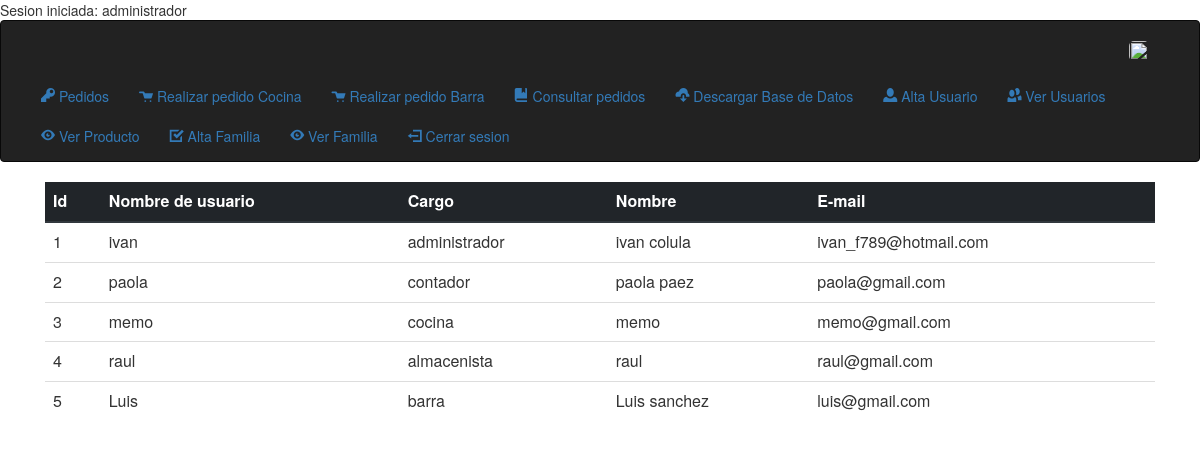
/?controller=usuario&action=index (signed in), run on an earlier commit of the app's database.
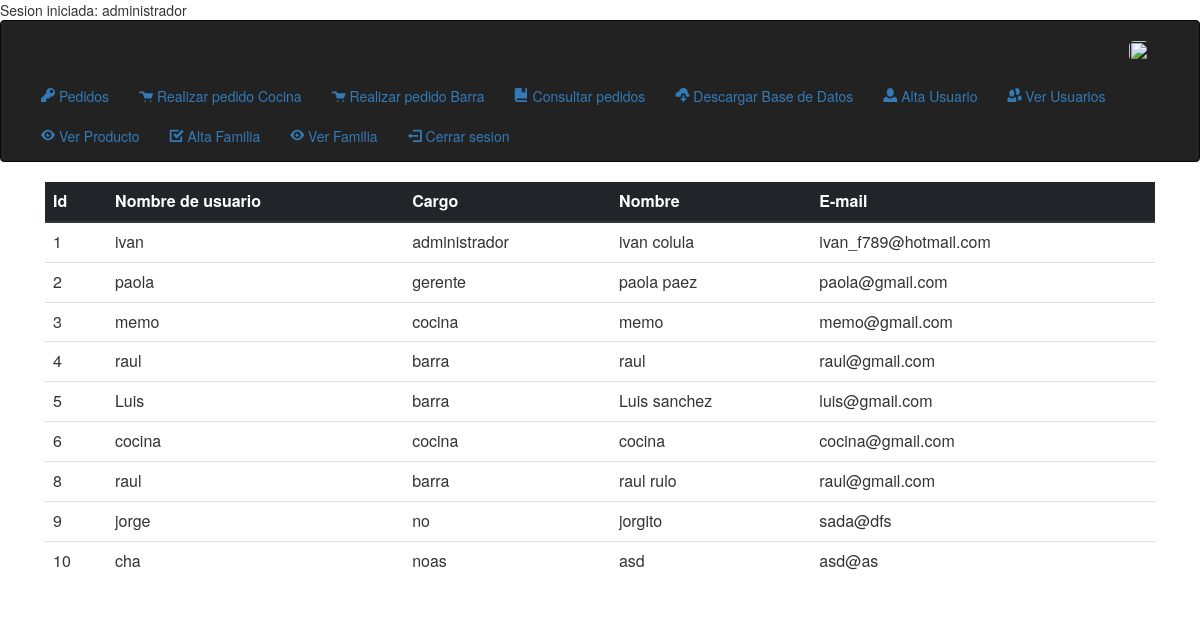
And on a later commit of the database.
### tables this page shows
CREATE TABLE `usuario` (
  `id_user` int(10) NOT NULL,
  `username` varchar(30) NOT NULL,
  `password` varchar(25) NOT NULL,
  `cargo` varchar(30) NOT NULL,
  `nombre` varchar(30) NOT NULL,
  `email` varchar(50) NOT NULL
);

### index.php (called while the page is built, shortened)
<?php
	if (isset($_GET['controller'])&&isset($_GET['action'])) {
		$controller=$_GET['controller'];
		$action=$_GET['action'];
	} else {
		$controller='usuario';
		$action='error';
	}
	require_once('Views/layout.php');
?>

### Controllers/usuario_controller.php (called while the page is built, shortened)
		<?php
	class UsuarioController
	{
		public function index(){
			$usuarios=Usuario::all();
			require_once('Views/Usuario/index.php');
		}
	}
?>

### Models/usuario.php (called while the page is built, shortened)
<?php
class Usuario
{
	function __construct($id_user, $username, $password, $cargo, $nombre, $email){
		$this->id_user=$id_user;
		$this->username=$username;
		$this->cargo=$cargo;
		$this->nombre=$nombre;
		$this->email=$email;
	}
	public static function all(){
		$listaUsuarios =[];
		$db=Db::getConnect();
		$sql=$db->query('SELECT * FROM usuario');
		foreach ($sql->fetchAll() as $usuario) {
			$listaUsuarios[]= new Usuario($usuario['id_user'],$usuario['username'], $usuario['password'],
										$usuario['cargo'],$usuario['nombre'],$usuario['email']);
		}
		return $listaUsuarios;
	}
}
?>

### Views/Usuario/index.php (the view)
<?php
	if(isset($_SESSION["id_sesion"])){
		if($_SESSION["id_sesion"]=="administrador"){
?>
		<section>
			<div class="container">
				<div class="table-responsive">
					<table class="table" >
						<thead class="thead-dark">
							<tr>
								<th>Id</th>
								<th>Nombre de usuario</th>
								<th>Cargo</th>
								<th>Nombre</th>
								<th>E-mail</th>
							</tr>
						</thead>
						<tbody>
						<?php
						foreach ($usuarios as $usuario) { ?>
								<tr>
									<td><?php echo $usuario->id_user; ?></td>
									<td><?php echo $usuario->username; ?></td>
									<td><?php echo $usuario->cargo;?></td>
									<td><?php echo $usuario->nombre;?></td>
									<td><?php echo $usuario->email;?></td>
								</tr>
						<?php } ?>
						</tbody>
					</table>
				</div>
			</div>
		</section>
<?php
	}else{
		header('Location: Views/sesion/no_sesion.php');
	}
}
?>

### Views/layout.php (shortened to what this page needs)
<?php
	if(isset($_SESSION["id_sesion"])){
		echo ('Sesion iniciada: '.$_SESSION["id_sesion"]);
?>
<!DOCTYPE html>
<html>
<head>
  	<link rel="stylesheet" href="Public/bootstrap/css/bootstrap.min.css"/>
	<link rel="stylesheet" href="Public/bootstrap/bootstrap_3.3.6/bootstrap.min.css">
	<link rel="stylesheet" href="Public/css/logos.css"/>
	<link href="Public/open-iconic-master/font/css/open-iconic.css" rel="stylesheet">
	</head>
<body>
			<?php
			switch($_SESSION["id_sesion"]){
			case "administrador":
					require_once("Views/partials/header_admin.php");
					break;
			}
			?>
	<?php require_once('routes.php');
	}else{
	header('Location: Views/sesion/formulario.php');
	}
	?>
</body>
</html>

### Views/partials/header_admin.php
<nav class="navbar navbar-inverse">
  <div class="container-fluid">
    <div class="navbar-header">
        <img  class="navbar-brand" id="logo" src="Public/imagenes/logo.jpg">
    </div>
    <ul class="nav">
      <li><a href="?controller=pedido&action=index"><span class="oi" data-glyph="key"></span>
      Pedidos</a></li>
      <li><a href="?controller=producto&action=search_prod"><span class="oi" data-glyph="cart"></span>
      Realizar pedido Cocina</a></li>
      <li><a href="?controller=producto&action=search_prod_bar"><span class="oi" data-glyph="cart"></span>
      Realizar pedido Barra</a></li>
      <li><a href="?controller=pedido&action=orderDate"><span class="oi" data-glyph="book"></span>
      Consultar pedidos</a></li>
      <li><a href="?controller=producto&action=button_download_db"><span class="oi" data-glyph="cloud-download"></span>
      Descargar Base de Datos</a></li>
      <li class="active"><a href="?controller=usuario&action=register"><span class="oi" data-glyph="person"></span>
      Alta Usuario</a></li>
      <li><a href="?controller=usuario&action=index"><span class="oi" data-glyph="people"></span>
      Ver Usuarios</a></li>
      <li><a href="?controller=producto&action=index"><span class="oi" data-glyph="eye"></span>
      Ver Producto</a></li>
      <li><a href="?controller=familia&action=register"><span class="oi" data-glyph="task"></span>
      Alta Familia</a></li>
      <li><a href="?controller=familia&action=index"><span class="oi" data-glyph="eye"></span>
      Ver Familia</a></li>
      <li><a href="Views/sesion/cerrar_sesion.php"><span class="oi" data-glyph="account-logout"></span>
      Cerrar sesion</a></li>
    </ul>
  </div>
</nav>

### routes.php (shortened to what this page needs)
<?php
	function call($controller, $action){
		switch($controller){
			case 'usuario':
				require_once('Models/usuario.php');
				$controller= new UsuarioController();
				break;
		}
		if(isset($_GET['argumento'])){
			$controller->{$action }($_GET['argumento']);
		}else{
			$controller->{$action }();
		}
	}
	$controllers= array(
						'usuario'=>['index','register','error'],
						'producto'=>['index','register','search_prod','search_prod_fam','search_prod_bar','search_prod_barra','button_download_db'],
						'familia'=>['index','register'],
						'pedido'=>['index','register', 'recibir_pedidos','orderDate',"ver_autorizados","ver_pedido_autorizado","ver_pedido_cancelado",
												'ver_pedidos','ver_pedido_autorizado_todos','ver_pedido_cancelado_todos','error_order_db'],
						'relacion'=>['index','register']
						);
	if (array_key_exists($controller, $controllers)) {
		if (in_array($action, $controllers[$controller])) {
			call($controller, $action);
		}else{
			call('usuario', 'error');
		}
	}else{
		call('usuario', 'error');
	}
?>

### Public/css/logos.css (style rules this page uses)
#logo { width: auto; border-radius: 20px; display: inline-block; }

What changed in the data, as far as the page shows it:
changed usuario "paola": cargo "contador" → "gerente"
changed usuario id 4: cargo "almacenista" → "barra"
added usuario: id_user "6", username "cocina", cargo "cocina", nombre "cocina", email "cocina@gmail.com"
added usuario: id_user "8", username "raul", cargo "barra", nombre "raul rulo", email "raul@gmail.com"
added usuario: id_user "9", username "jorge", cargo "no", nombre "jorgito", email "sada@dfs"
added usuario: id_user "10", username "cha", cargo "noas", nombre "asd", email "asd@as"
